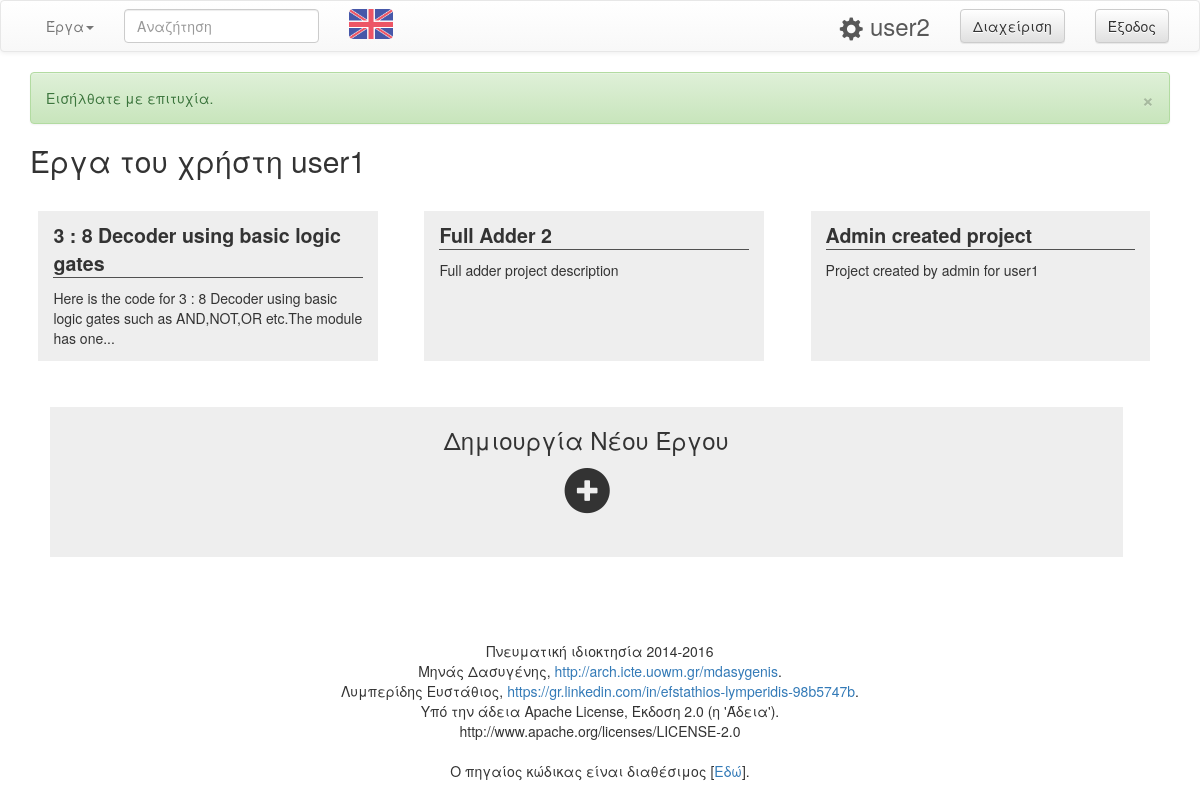
Page /project/user1 (signed in) on the committed database.
### tables this page shows
CREATE TABLE `users` (
  `id` int(10) NOT NULL,
  `username` varchar(25) NOT NULL,
  `password` varchar(32) NOT NULL,
  `type` tinyint(1) NOT NULL DEFAULT '0',
  `email` varchar(50) NOT NULL,
  `telephone` bigint(10) DEFAULT NULL,
  `activated` tinyint(1) NOT NULL DEFAULT '0',
  `theme` tinyint(2) NOT NULL DEFAULT '0',
  `available_space` int(6) NOT NULL DEFAULT '20'
);

CREATE TABLE `projects` (
  `id` int(10) NOT NULL,
  `name` varchar(50) NOT NULL,
  `description` text NOT NULL,
  `short_code` varchar(50) NOT NULL,
  `public` tinyint(1) NOT NULL DEFAULT '1'
);

### classes/Database.php (called while the page is built, shortened)
<?php
class Database {
	public $conn;
	public function __construct(){
		$db_host="localhost";
		$db_username="root";
		$db_password="";
		$db_name="vhdl_compiler";
		try{
			$this->conn = new PDO("mysql:host=$db_host;dbname=$db_name;charset=utf8",$db_username,$db_password);
		}
			catch(PDOException $pe){
			die('Connection error:' . $pe->getmessage());
		}
	}
	public function get_user_projects($user_id) {
		$query = "SELECT projects.* FROM projects_editors INNER JOIN projects ON projects_editors.project_id = projects.id WHERE projects_editors.user_id = :user_id AND user_type='1'";
		$statement = $this->conn->prepare($query);
		$statement->execute(array(':user_id'=>$user_id));
		return $statement->fetchAll();
	}
	public function get_user_information($user, $search_type) {
		$query = "SELECT * FROM users WHERE  ".$search_type." = :user ";
		$statement = $this->conn->prepare($query);
		$statement->execute(array('user' => $user));
		return $statement->fetch();
	}
}
?>

### loader.php (called while the page is built, shortened)
<?php
$protocol = (!empty($_SERVER['HTTPS']) && $_SERVER['HTTPS'] !== 'off' || $_SERVER['SERVER_PORT'] == 443) ? "https://" : "http://";
$BASE_URL = $protocol.$_SERVER['SERVER_NAME']."/vhdl";
require_once('classes/Database.php');
require_once('classes/Messages.php');
require_once('classes/User.php');
require_once('classes/General.php');
$db = new Database;
$messages = new Messages;
$gen = new General;
?>

### index.php (called while the page is built, shortened)
<?php
include('loader.php');
$allowed_actions = array("project-file");
if(isset( $_GET['action'] )){
	$allowed_for_visitor = in_array($_GET['action'], $allowed_actions);
}else{
	$allowed_for_visitor = false;
}
if( (isset($_SESSION['vhdl_user']['loged_in']) && $_SESSION['vhdl_user']['loged_in']==1) || $allowed_for_visitor ){
	if( isset($_GET['action']) ){
		$included_file = $_GET['action'].'.php';
	}else{
		if($_SESSION['vhdl_user']['id'] == '0'){
			$included_file='loggedin_sid.php';
		}else{
			$included_file='loggedin.php';
		}
	}
}else{
	$included_file='loggedout.php';
}
include('theme/header.php');
include('pages/'.$included_file);
include('theme/footer.php');
?>

### classes/User.php (called while the page is built, shortened)
<?php
class User {
	public function __construct($vhdl_user){
		$this->id = $vhdl_user['id'];
		$this->type = $vhdl_user['type'];
	}
}
?>

### classes/General.php (called while the page is built, shortened)
<?php
class General {
	public function fix_string_length($string){
		if( strlen($string) >105 ){
			$output = substr($string,0,105);
			$output = substr($output,0, strrpos($output,' ') )."...";
		}else{
			$output = $string;
		}
		return $output;
	}
}
?>

### pages/extra/list-other-user-projects_admin.php (the view, shortened to what this page needs)
<?php
	$projects = $db->get_user_projects($search_user['id']);
	$proj_num = count($projects)+1;
	$last_row = $proj_num % 3;
	if($last_row!=0){
		$last_row_size = (12 / $last_row)-1;
	}else{
		$last_row_size = 11;
	}
	$j=1;
?>
	<?php
		$i=0;
		$size='col-sm-3';
		echo '<div class="row">';
		foreach ($projects as $project) {
			$thresshold = $last_row+$j;
			$description = $gen->fix_string_length($project['description']);
			if( $thresshold <= $proj_num){
				$size='col-sm-3';
			}else{
				$size='col-sm-'.$last_row_size." center-tile-".$last_row_size;
			}
			$i++;
			echo "<div class='".$size." square-tiles' onclick='window.location=\"".$BASE_URL."/project/".$search_user['username']."/".$project['short_code']."\";'>";
			echo "<div class='header'>".$project['name']."</div>";
			echo "<p>".$description."</p>";
			echo "</div>";
			$j++;
		}
		$thresshold = $last_row+$j;
		if( $thresshold <= $proj_num){
			$size='col-sm-3';
		}else{
			$size='col-sm-'.$last_row_size." center-tile-".$last_row_size;
		}
		if($i<=3){
			echo "<div class='".$size." square-tiles' onclick='window.location=\"".$BASE_URL."/create-project/".$search_user['username']."\";'><center>";
			echo "<h3>".$messages->text[$_SESSION['vhdl_lang']]['create_project_1']."</h3>";
			echo '<span class="glyphicon glyphicon-plus-sign pointer very-strong" aria-hidden="true"></span></center></div></div>';
		}
	?>

### pages/project-user.php (shortened to what this page needs)
<?php
	$search_user = $db->get_user_information($_GET['user'],"username");
	if($search_user['id'] != $user->id){
?>
<h2><?php echo $messages->text[$_SESSION['vhdl_lang']]['user_projects_4'] ?> <?php echo $search_user['username']; ?></h2>
<?php
if($user->type == '0'){
	require('pages/extra/list-other-user-projects.php');
}else{
	require('pages/extra/list-other-user-projects_admin.php');
}
?>
<?php
	}else{
		header('location:'.$BASE_URL);
	}
?>

### theme/css/style.css (style rules this page uses)
.square-tiles { background-color: #eee; margin: 2%; height: 150px; cursor:pointer; overflow-y: hidden; min-width: 29%; }
.square-tiles .header { font-size: 1.4em; font-weight: bold; margin: 10px 0 10px 0; border-bottom: 1px solid #505050; }
.center-tile-11 { margin-left:3%; }
.pointer { cursor:pointer; }
.very-strong { font-weight: bold; font-size: 45px; margin-top: 5px; }

### rows in the picture
users: username "user1"
projects: name "3 : 8 Decoder using basic logic gates", description "Here is the code for 3 : 8 Decoder using basic logic gates such as AND,NOT,OR etc.The module has one..."
projects: name "Full Adder 2", description "Full adder project description"
projects: name "Admin created project", description "Project created by admin for user1"

### other values in the picture
$messages->text[$_SESSION['vhdl_lang']]['Nav_search_1'] "Έργα"
$messages->text[$_SESSION['vhdl_lang']]['Nav_logout'] "Έξοδος"
$_SESSION['vhdl_user']['username'] "user2"
$messages->text[$_SESSION['vhdl_lang']]['Nav_admin'] "Διαχείριση"
$this->messages[$lang][$msg_id][0] "Εισήλθατε με επιτυχία."
$messages->text[$_SESSION['vhdl_lang']]['user_projects_4'] "Έργα του χρήστη"
$messages->text[$_SESSION['vhdl_lang']]['create_project_1'] "Δημιουργία Νέου Έργου"
$messages->text[$_SESSION['vhdl_lang']]['footer_credit_1'] "Πνευματική ιδιοκτησία 2014-2016"
$messages->text[$_SESSION['vhdl_lang']]['footer_credit_2'] "Μηνάς Δασυγένης"
$messages->text[$_SESSION['vhdl_lang']]['footer_credit_3'] "Λυμπερίδης Ευστάθιος"
$messages->text[$_SESSION['vhdl_lang']]['footer_credit_4'] "Υπό την άδεια Apache License, Έκδοση 2.0 (η 'Άδεια')."
$messages->text[$_SESSION['vhdl_lang']]['footer_download_1'] "Ο πηγαίος κώδικας είναι διαθέσιμος"
$messages->text[$_SESSION['vhdl_lang']]['footer_download_2'] "Εδώ"
